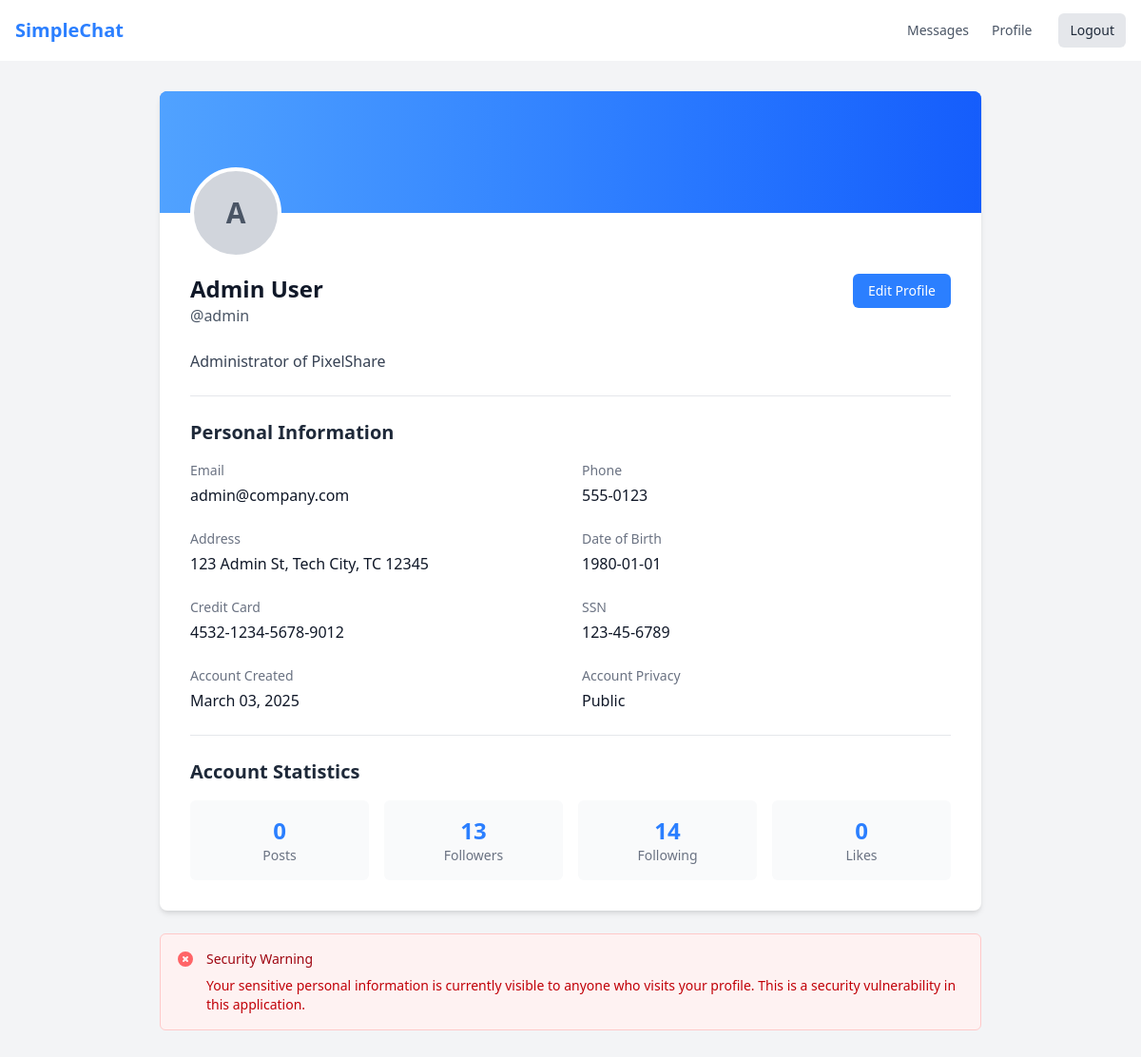
Page /profile/admin (signed in) on the committed database.
### app/app.py (models this page shows, shortened)
class User(db.Model):
    id = db.Column(db.Integer, primary_key=True)
    username = db.Column(db.String(80), unique=True, nullable=False)
    password = db.Column(db.String(80), nullable=False)  # Vulnerable: Plaintext password
    email = db.Column(db.String(120), nullable=False)
    full_name = db.Column(db.String(120), nullable=False)
    address = db.Column(db.String(200), nullable=False)
    phone = db.Column(db.String(20), nullable=False)
    credit_card = db.Column(db.String(19), nullable=False)  # Format: XXXX-XXXX-XXXX-XXXX
    ssn = db.Column(db.String(11), nullable=False)  # Format: XXX-XX-XXXX
    date_of_birth = db.Column(db.String(10), nullable=False)  # Format: YYYY-MM-DD
    bio = db.Column(db.String(500), nullable=True)
    profile_picture = db.Column(db.String(200), nullable=True, default='default_avatar.jpg')
    cover_photo = db.Column(db.String(200), nullable=True, default='default_cover.jpg')
    join_date = db.Column(db.DateTime, default=datetime.utcnow)
    is_private = db.Column(db.Boolean, default=False)
    posts = db.relationship('Post', backref='author', lazy='dynamic', cascade='all, delete-orphan')
    comments = db.relationship('Comment', backref='author', lazy='dynamic', cascade='all, delete-orphan')
    likes = db.relationship('Like', backref='user', lazy='dynamic', cascade='all, delete-orphan')
    sent_messages = db.relationship('Message',
                                   foreign_keys='Message.sender_id',
                                   backref='sender',
                                   lazy='dynamic',
                                   cascade='all, delete-orphan')
    received_messages = db.relationship('Message',
                                       foreign_keys='Message.recipient_id',
                                       backref='recipient',
                                       lazy='dynamic',
                                       cascade='all, delete-orphan')
    notifications = db.relationship('Notification', backref='user', lazy='dynamic', cascade='all, delete-orphan')
    followed = db.relationship(
        'User', secondary=followers,
        primaryjoin=(followers.c.follower_id == id),
        secondaryjoin=(followers.c.followed_id == id),
        backref=db.backref('followers', lazy='dynamic'),
        lazy='dynamic'
    )

### app/app.py (the view)
@app.route('/profile/<username>')
def view_profile(username):
    current_user = get_current_user()
    if not current_user:
        return redirect('/login')
    profile_user = User.query.filter_by(username=username).first_or_404()
    return render_template('profile.html', current_user=profile_user)

### app/app.py (called while the page is built)
@app.after_request
def add_insecure_headers(response):
    response.headers['X-Powered-By'] = 'Flask'  # Expose server technology
    response.headers['X-Content-Type-Options'] = 'nosniff'  # Disable MIME type sniffing
    response.headers['X-Frame-Options'] = 'ALLOW-FROM http://example.com'  # Allow framing from any site
    response.headers['Content-Security-Policy'] = "default-src 'self'; script-src 'unsafe-inline' 'unsafe-eval' *; style-src 'unsafe-inline' 'self' https://cdnjs.cloudflare.com https://fonts.googleapis.com; font-src 'self' https://fonts.gstatic.com; img-src * data:;"
    return response

def is_logged_in():
    return 'username' in session

def get_current_user():
    if not is_logged_in():
        return None
    return User.query.filter_by(username=session['username']).first()

### templates/profile.html (shortened to what this page needs)
{% extends "base.html" %} {% block title %}Profile - SimpleChat{% endblock %} {%
block content %}
<div class="min-h-screen bg-gray-100 py-8">
  <div class="max-w-4xl mx-auto px-4 sm:px-6 lg:px-8">
    <div class="bg-white shadow-md rounded-lg overflow-hidden">
      <div class="bg-blue-500 h-32 relative">
        <div
          class="absolute inset-0 bg-gradient-to-r from-blue-400 to-blue-600"
        ></div>
        <div class="absolute -bottom-12 left-8">
          <div
            class="w-24 h-24 rounded-full bg-gray-300 border-4 border-white flex items-center justify-center text-gray-600 text-3xl font-bold"
          >
            {{ current_user.username[0].upper() }}
          </div>
        </div>
      </div>
      <div class="pt-16 px-8 pb-8">
        <div class="flex justify-between items-start mb-6">
          <div>
            <h1 class="text-2xl font-bold text-gray-900">
              {{ current_user.full_name }}
            </h1>
            <p class="text-gray-600">@{{ current_user.username }}</p>
          </div>
          <button
            class="bg-blue-500 hover:bg-blue-600 text-white px-4 py-2 rounded-md text-sm font-medium transition duration-150 ease-in-out"
          >
            Edit Profile
          </button>
        </div>
        <div class="mb-6">
          <p class="text-gray-700">
            {{ current_user.bio or "No bio provided" }}
          </p>
        </div>
        <div class="border-t border-gray-200 pt-6">
          <h2 class="text-xl font-semibold text-gray-800 mb-4">
            Personal Information
          </h2>
          <div class="grid grid-cols-1 md:grid-cols-2 gap-6">
            <div>
              <h3 class="text-sm font-medium text-gray-500">Email</h3>
              <p class="mt-1 text-gray-900">{{ current_user.email }}</p>
            </div>
            <div>
              <h3 class="text-sm font-medium text-gray-500">Phone</h3>
              <p class="mt-1 text-gray-900">{{ current_user.phone }}</p>
            </div>
            <div>
              <h3 class="text-sm font-medium text-gray-500">Address</h3>
              <p class="mt-1 text-gray-900">{{ current_user.address }}</p>
            </div>
            <div>
              <h3 class="text-sm font-medium text-gray-500">Date of Birth</h3>
              <p class="mt-1 text-gray-900">{{ current_user.date_of_birth }}</p>
            </div>
            <div>
              <h3 class="text-sm font-medium text-gray-500">Credit Card</h3>
              <p class="mt-1 text-gray-900">{{ current_user.credit_card }}</p>
            </div>
            <div>
              <h3 class="text-sm font-medium text-gray-500">SSN</h3>
              <p class="mt-1 text-gray-900">{{ current_user.ssn }}</p>
            </div>
            <div>
              <h3 class="text-sm font-medium text-gray-500">Account Created</h3>
              <p class="mt-1 text-gray-900">
                {{ current_user.join_date.strftime('%B %d, %Y') }}
              </p>
            </div>
            <div>
              <h3 class="text-sm font-medium text-gray-500">Account Privacy</h3>
              <p class="mt-1 text-gray-900">
                {{ "Private" if current_user.is_private else "Public" }}
              </p>
            </div>
          </div>
        </div>
        <div class="border-t border-gray-200 pt-6 mt-6">
          <h2 class="text-xl font-semibold text-gray-800 mb-4">
            Account Statistics
          </h2>
          <div class="grid grid-cols-2 md:grid-cols-4 gap-4 text-center">
            <div class="bg-gray-50 p-4 rounded-md">
              <p class="text-2xl font-bold text-blue-500">
                {{ current_user.posts.count() }}
              </p>
              <p class="text-sm text-gray-500">Posts</p>
            </div>
            <div class="bg-gray-50 p-4 rounded-md">
              <p class="text-2xl font-bold text-blue-500">
                {{ current_user.followers.count() }}
              </p>
              <p class="text-sm text-gray-500">Followers</p>
            </div>
            <div class="bg-gray-50 p-4 rounded-md">
              <p class="text-2xl font-bold text-blue-500">
                {{ current_user.followed.count() }}
              </p>
              <p class="text-sm text-gray-500">Following</p>
            </div>
            <div class="bg-gray-50 p-4 rounded-md">
              <p class="text-2xl font-bold text-blue-500">
                {{ current_user.likes.count() }}
              </p>
              <p class="text-sm text-gray-500">Likes</p>
            </div>
          </div>
        </div>
      </div>
    </div>
    <div class="mt-6 bg-red-50 border border-red-200 rounded-md p-4">
      <div class="flex">
        <div class="flex-shrink-0">
        </div>
        <div class="ml-3">
          <h3 class="text-sm font-medium text-red-800">Security Warning</h3>
          <div class="mt-2 text-sm text-red-700">
            <p>
              Your sensitive personal information is currently visible to anyone
              who visits your profile. This is a security vulnerability in this
              application.
            </p>
          </div>
        </div>
      </div>
    </div>
  </div>
</div>
{% endblock %}

### templates/base.html (shortened to what this page needs)
<!DOCTYPE html>
<html lang="en">
  <head>
    <script src="https://unpkg.com/@tailwindcss/browser@4"></script>
  </head>
  <body class="bg-gray-100 min-h-screen">
    <header class="bg-white shadow-sm">
      <div class="max-w-7xl mx-auto px-4 sm:px-6 lg:px-8">
        <div class="flex justify-between h-16">
          <div class="flex">
            <div class="flex-shrink-0 flex items-center">
              <a href="/" class="text-xl font-bold text-blue-500">SimpleChat</a>
            </div>
          </div>
          <div class="flex items-center">
            {% if current_user %}
            <a
              href="/messages"
              class="text-gray-600 hover:text-gray-900 px-3 py-2 rounded-md text-sm font-medium"
              >Messages</a
            >
            <a
              href="/profile"
              class="text-gray-600 hover:text-gray-900 px-3 py-2 rounded-md text-sm font-medium"
              >Profile</a
            >
            <a
              href="/logout"
              class="ml-4 bg-gray-200 hover:bg-gray-300 text-gray-800 px-3 py-2 rounded-md text-sm font-medium"
              >Logout</a
            >
            {% endif %}
          </div>
        </div>
      </div>
    </header>
    <main>{% block content %}{% endblock %}</main>
  </body>
</html>

### templates/base.html (style rules this page uses)
:root { --color-primary: #3897f0; --color-dark: #262626; --color-light: #fafafa; --color-gray: #8e8e8e; --color-border: #dbdbdb; --color-success: #2ecc71; }
body { font-family: system-ui, -apple-system, BlinkMacSystemFont, "Segoe UI", Roboto, sans-serif; background-color: var(--color-light); margin: 0; padding: 0; }
.bg-white { background-color: white; }
.flex { display: flex; }
.items-center { align-items: center; }
.justify-between { justify-content: space-between; }
.h-16 { height: 4rem; }
.rounded-full { border-radius: 9999px; }
.text-xl { font-size: 1.25rem; }
.font-bold { font-weight: 700; }
.text-sm { font-size: 0.875rem; }
.overflow-hidden { overflow: hidden; }
.relative { position: relative; }
.absolute { position: absolute; }
.mt-2 { margin-top: 0.5rem; }
.rounded-lg { border-radius: 0.5rem; }
.shadow-md { box-shadow: 0 4px 6px -1px rgba(0, 0, 0, 0.1), 0 2px 4px -1px rgba(0, 0, 0, 0.06); }
.px-4 { padding-left: 1rem; padding-right: 1rem; }
.py-2 { padding-top: 0.5rem; padding-bottom: 0.5rem; }

### rows in the picture
User: username "A", full_name "Admin User", username "admin", bio "Administrator of PixelShare", email "admin@company.com", phone "555-0123", address "123 Admin St, Tech City, TC 12345", date_of_birth "1980-01-01", credit_card "4532-1234-5678-9012", ssn "123-45-6789", join_date "March 03, 2025", is_private "Public"

### other values in the picture
{{ current_user.posts.count() }} "0"
{{ current_user.followers.count() }} "13"
{{ current_user.followed.count() }} "14"
{{ current_user.likes.count() }} "0"
